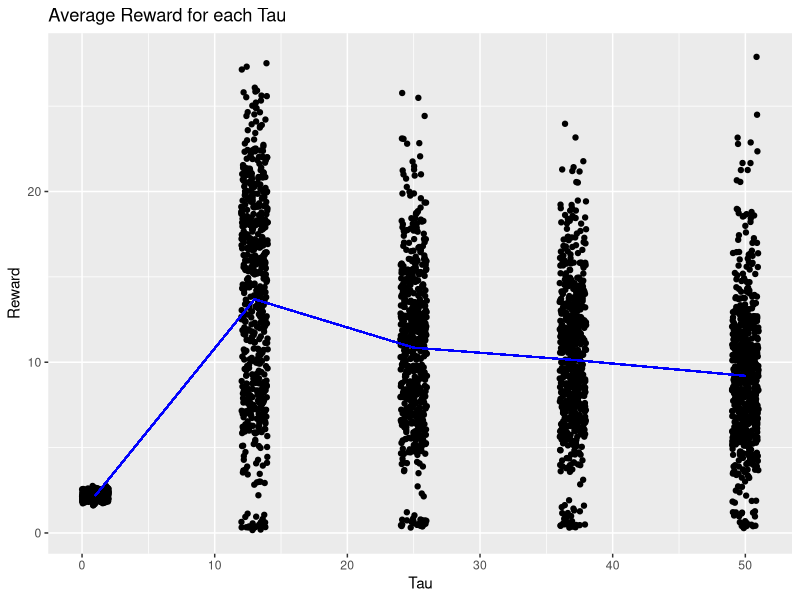
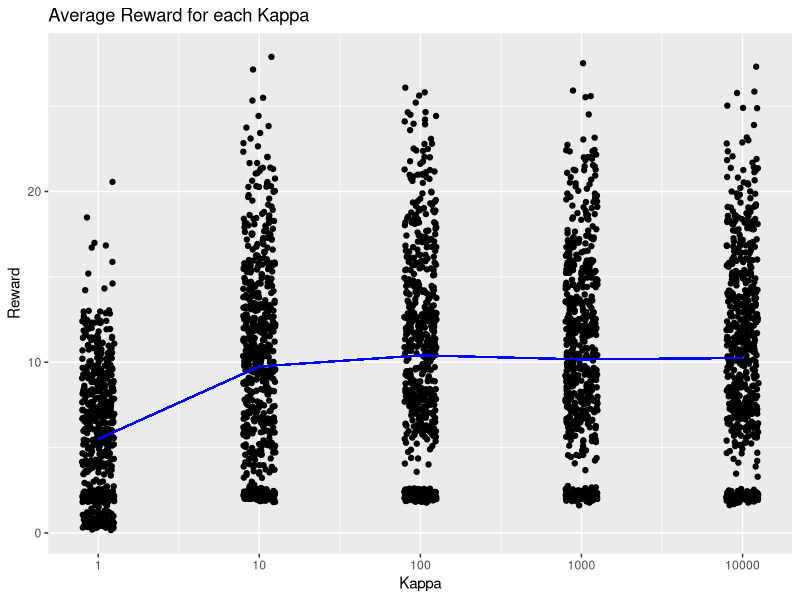
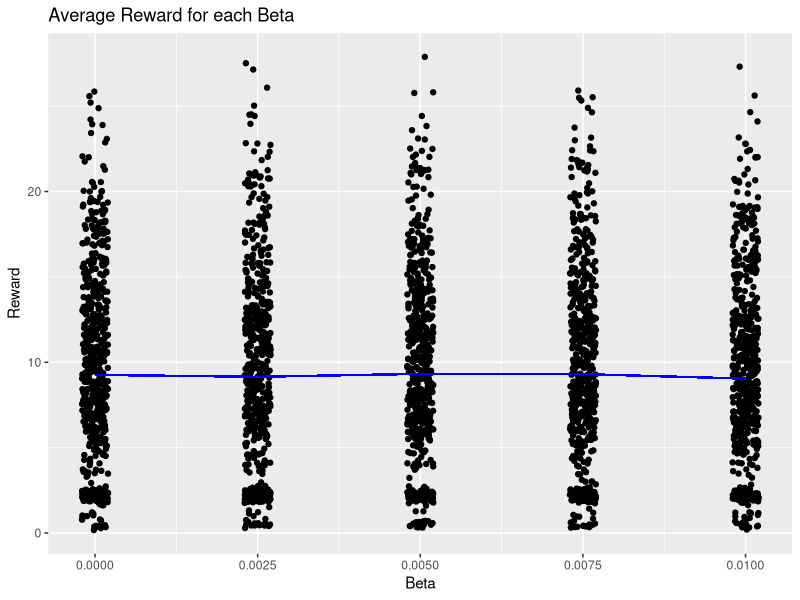
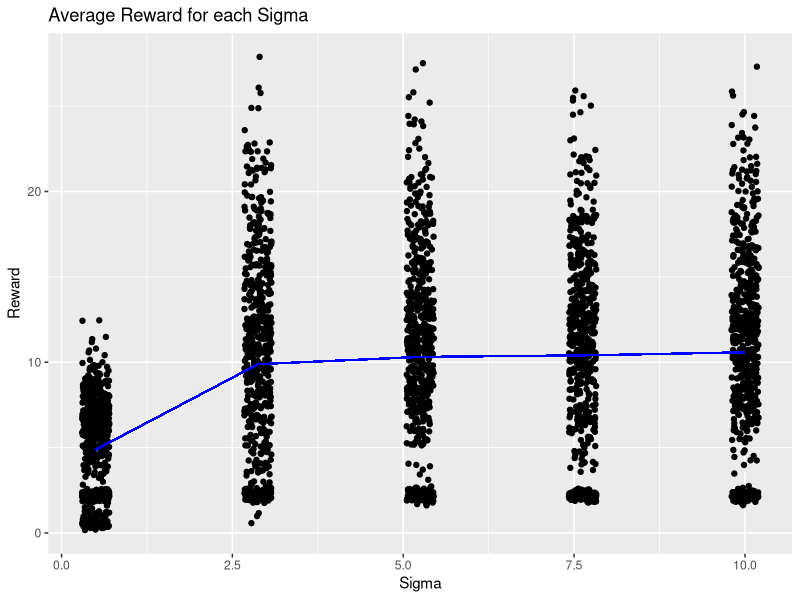
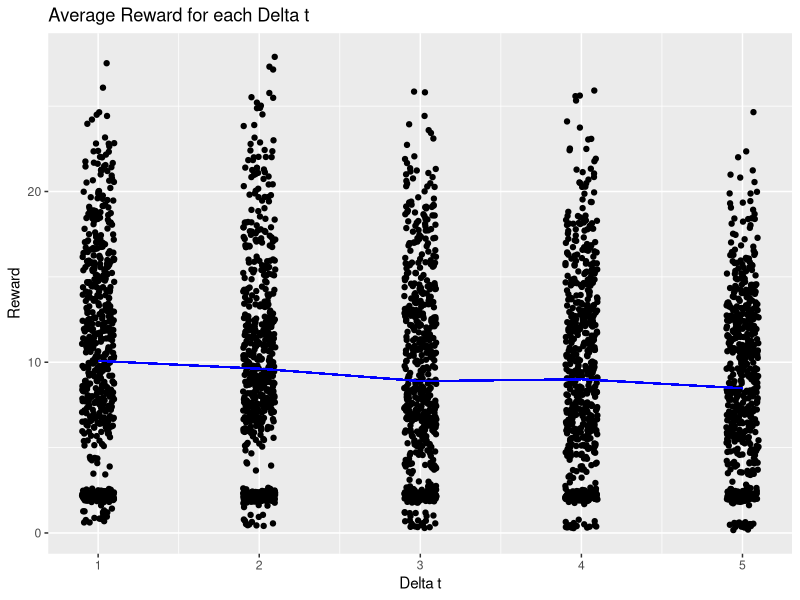
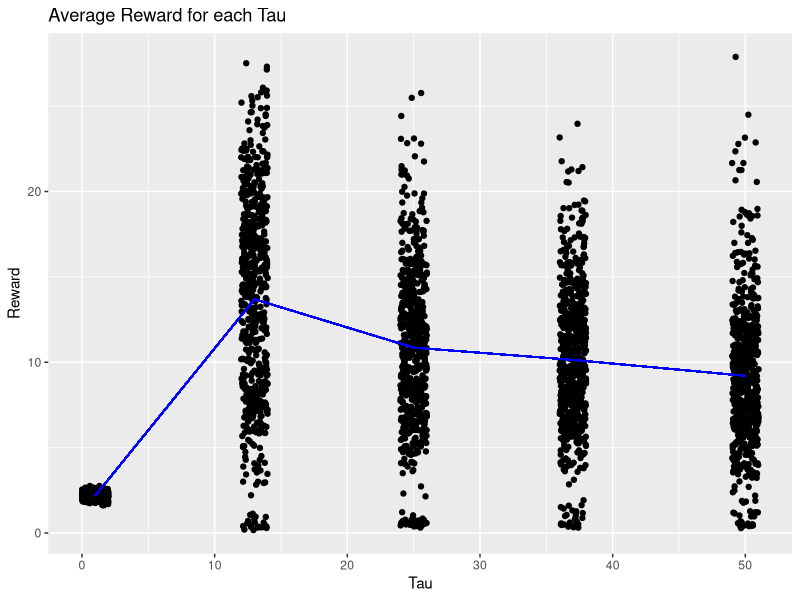
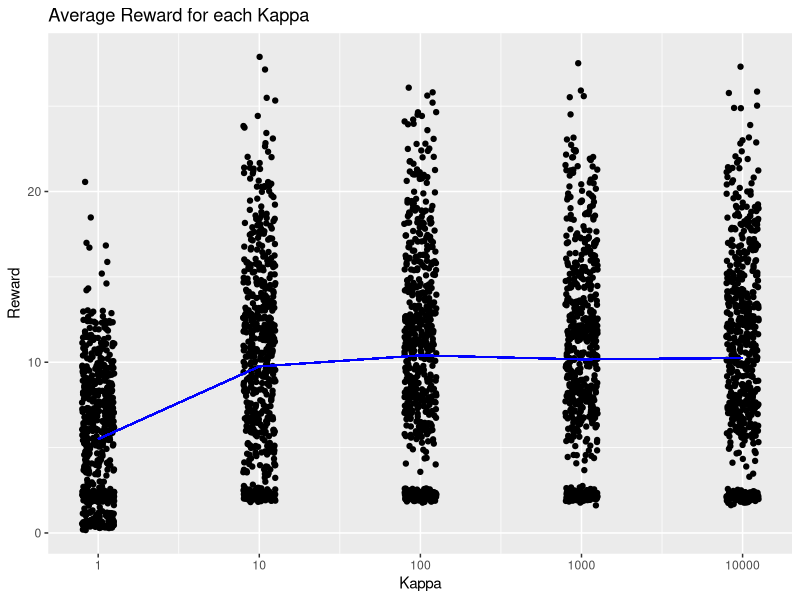
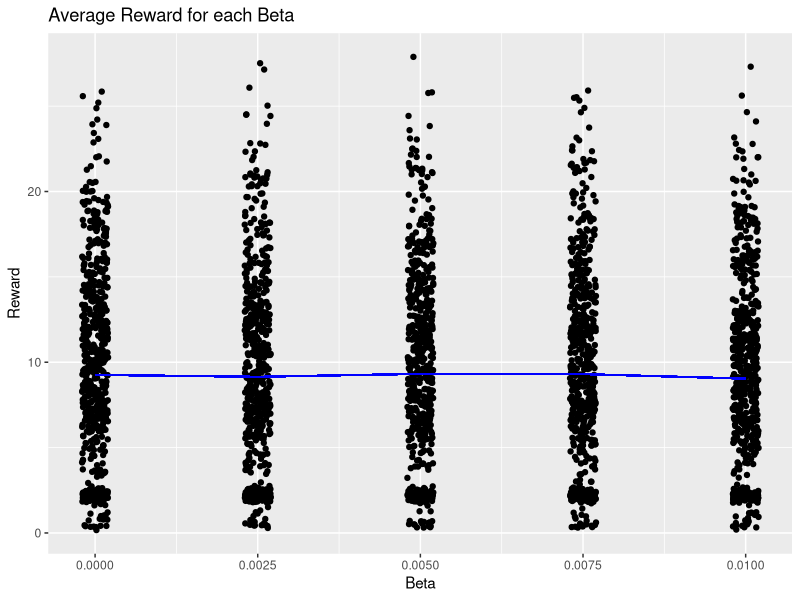

Source code (R) for these figures, in order:
library(dplyr)
library(ggplot2)


## Grid search analysis
df <- read.csv('metrics/grid_rewards.csv')
colnames(df)


# Plots
mr <- df %>% 
    group_by(tau) %>%
    summarise(rew=mean(avg_reward))
ggplot(data=df) +
    geom_jitter(aes(x=tau, y=avg_reward), width=1) +
    geom_segment(aes(x=mr$tau[1], y=mr$rew[1], xend=mr$tau[2], yend=mr$rew[2]), col='blue') +
    geom_segment(aes(x=mr$tau[2], y=mr$rew[2], xend=mr$tau[3], yend=mr$rew[3]), col='blue') +
    geom_segment(aes(x=mr$tau[3], y=mr$rew[3], xend=mr$tau[4], yend=mr$rew[4]), col='blue') +
    geom_segment(aes(x=mr$tau[4], y=mr$rew[4], xend=mr$tau[5], yend=mr$rew[5]), col='blue') +
    labs(title='Average Reward for each Tau', x='Tau', y='Reward')
ggsave('figures/tau_grid_search.png', width=7, height=5)

mr <- df %>% 
    group_by(kappa) %>%
    summarise(rew=mean(avg_reward))
ggplot(data=df) +
    geom_jitter(aes(x=kappa, y=avg_reward), width=0.1) +
    geom_segment(aes(x=mr$kappa[1], y=mr$rew[1], xend=mr$kappa[2], yend=mr$rew[2]), col='blue') +
    geom_segment(aes(x=mr$kappa[2], y=mr$rew[2], xend=mr$kappa[3], yend=mr$rew[3]), col='blue') +
    geom_segment(aes(x=mr$kappa[3], y=mr$rew[3], xend=mr$kappa[4], yend=mr$rew[4]), col='blue') +
    geom_segment(aes(x=mr$kappa[4], y=mr$rew[4], xend=mr$kappa[5], yend=mr$rew[5]), col='blue') +
    labs(title='Average Reward for each Kappa', x='Kappa', y='Reward') +
    scale_x_log10()
ggsave('figures/kappa_grid_search.png', width=7, height=5)


mr <- df %>% 
    group_by(beta) %>%
    summarise(rew=mean(avg_reward))
ggplot(data=df) +
    geom_jitter(aes(x=beta, y=avg_reward), width=0.0002) +
    geom_segment(aes(x=mr$beta[1], y=mr$rew[1], xend=mr$beta[2], yend=mr$rew[2]), col='blue') +
    geom_segment(aes(x=mr$beta[2], y=mr$rew[2], xend=mr$beta[3], yend=mr$rew[3]), col='blue') +
    geom_segment(aes(x=mr$beta[3], y=mr$rew[3], xend=mr$beta[4], yend=mr$rew[4]), col='blue') +
    geom_segment(aes(x=mr$beta[4], y=mr$rew[4], xend=mr$beta[5], yend=mr$rew[5]), col='blue') +
    labs(title='Average Reward for each Beta', x='Beta', y='Reward')
ggsave('figures/beta_grid_search.png', width=7, height=5)


mr <- df %>% 
    group_by(sigma) %>%
    summarise(rew=mean(avg_reward))
ggplot(data=df) +
    geom_jitter(aes(x=sigma, y=avg_reward), width=0.2) +
    geom_segment(aes(x=mr$sigma[1], y=mr$rew[1], xend=mr$sigma[2], yend=mr$rew[2]), col='blue') +
    geom_segment(aes(x=mr$sigma[2], y=mr$rew[2], xend=mr$sigma[3], yend=mr$rew[3]), col='blue') +
    geom_segment(aes(x=mr$sigma[3], y=mr$rew[3], xend=mr$sigma[4], yend=mr$rew[4]), col='blue') +
    geom_segment(aes(x=mr$sigma[4], y=mr$rew[4], xend=mr$sigma[5], yend=mr$rew[5]), col='blue') +
    labs(title='Average Reward for each Sigma', x='Sigma', y='Reward')
ggsave('figures/sigma_grid_search.png', width=7, height=5)


mr <- df %>% 
    group_by(delta_t) %>%
    summarise(rew=mean(avg_reward))
ggplot(data=df) +
    geom_jitter(aes(x=delta_t, y=avg_reward), width=0.1) +
    geom_segment(aes(x=mr$delta_t[1], y=mr$rew[1], xend=mr$delta_t[2], yend=mr$rew[2]), col='blue') +
    geom_segment(aes(x=mr$delta_t[2], y=mr$rew[2], xend=mr$delta_t[3], yend=mr$rew[3]), col='blue') +
    geom_segment(aes(x=mr$delta_t[3], y=mr$rew[3], xend=mr$delta_t[4], yend=mr$rew[4]), col='blue') +
    geom_segment(aes(x=mr$delta_t[4], y=mr$rew[4], xend=mr$delta_t[5], yend=mr$rew[5]), col='blue') +
    labs(title='Average Reward for each Delta t', x='Delta t', y='Reward')
ggsave('figures/delta_t_grid_search.png', width=7, height=5)
